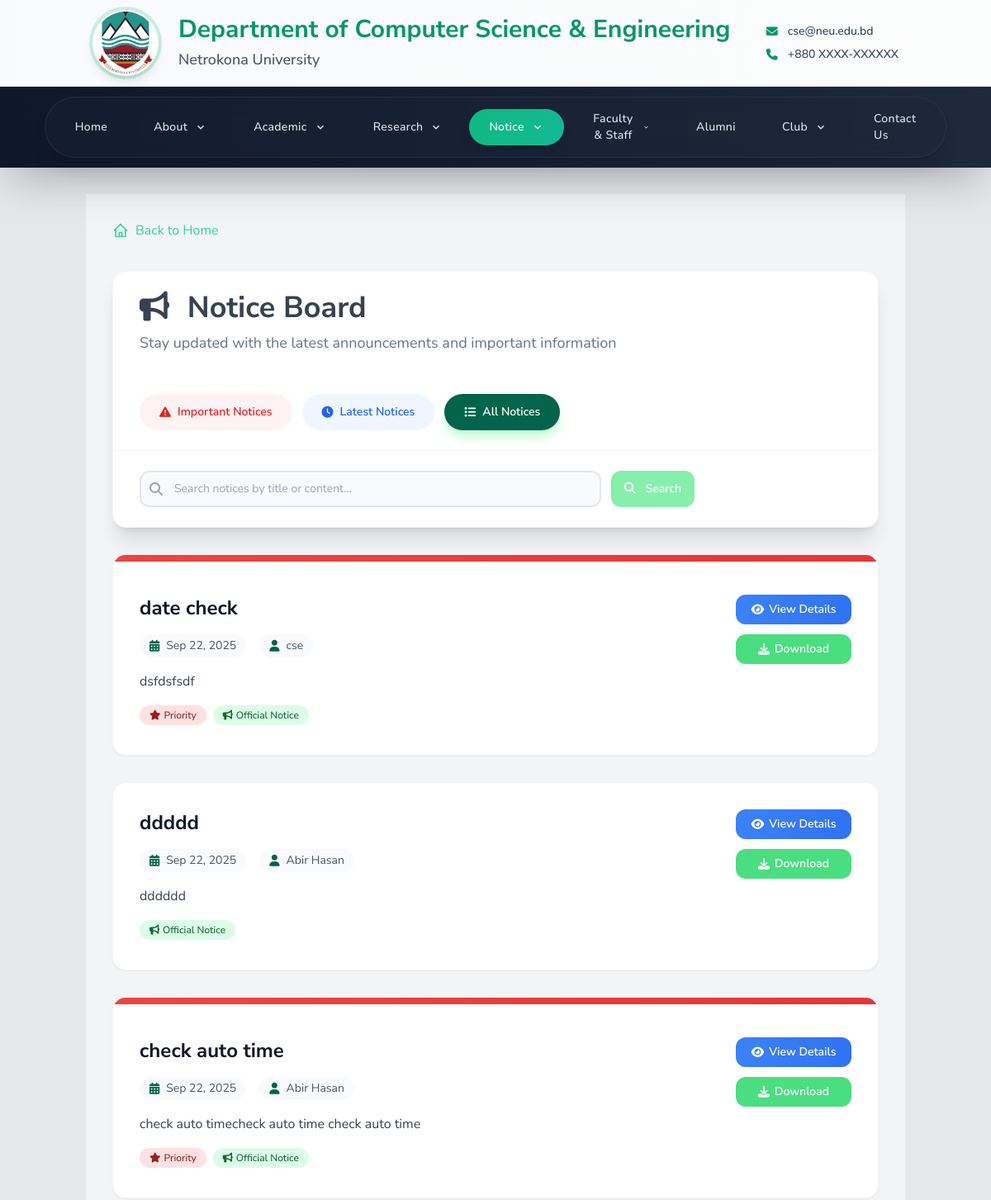
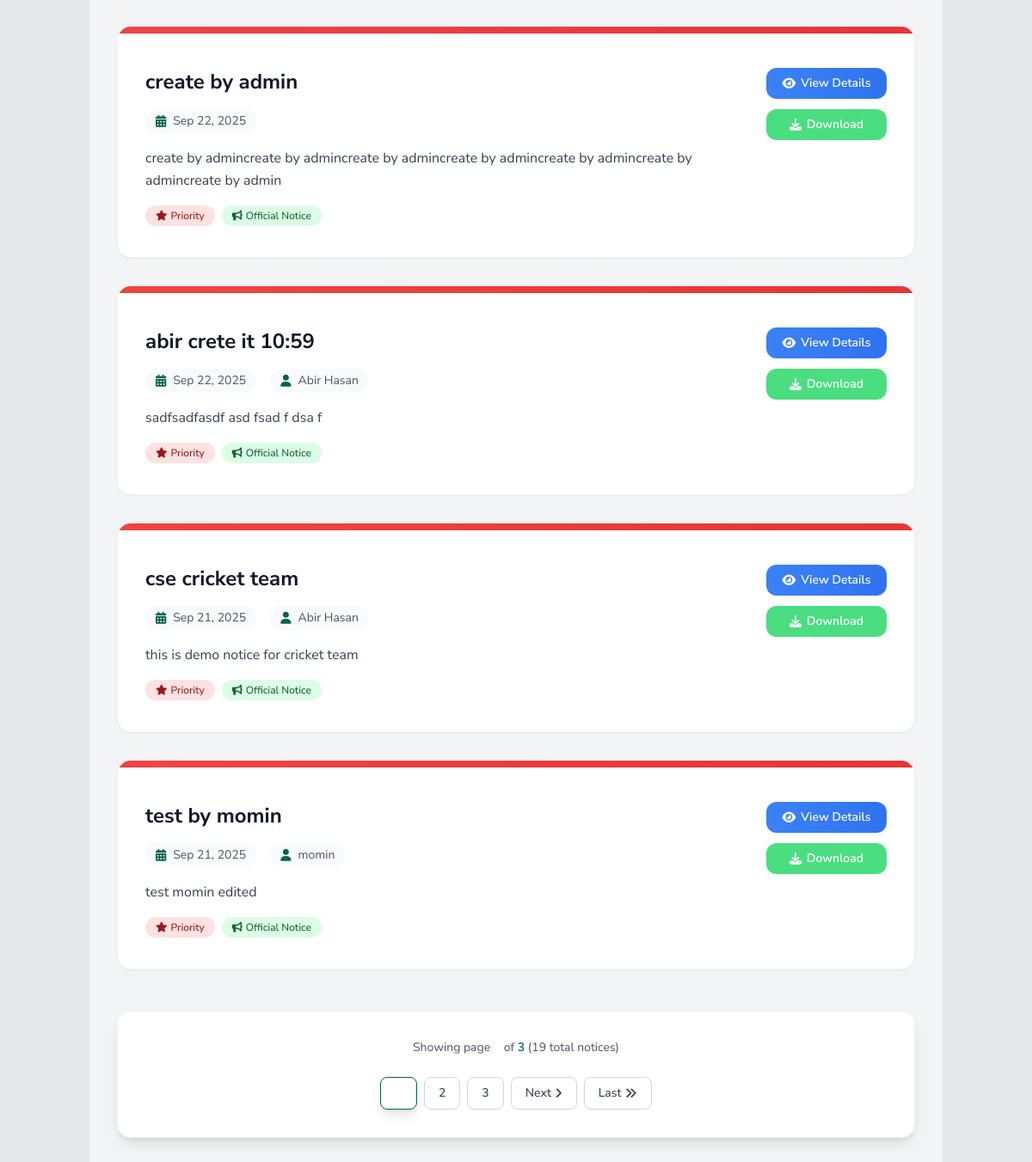
The page /notices/ on the database its author committed (2 pictures, top to bottom).
### cse_app/models.py (models this page shows, shortened)
class Notice_Board(models.Model):
    title = models.CharField(max_length=200)
    content = RichTextField()
    file = models.FileField(upload_to='notices/', blank=True, null=True)  # For download option
    created_at = models.DateTimeField(auto_now_add=True)
    updated_at = models.DateTimeField(auto_now=True)
    is_important = models.BooleanField(default=False)
    created_by = models.ForeignKey(User, on_delete=models.SET_NULL, null=True, blank=True)
    class Meta:
        ordering = ['-created_at']  # Newest first

### cse_app/views.py (the view)
# urls.py: path('notices/', views.notice_list, name='notice_list'),
def notice_list(request):
    notice_type = request.GET.get('type')
    search_query = request.GET.get('search', '').strip()
    notices = Notice_Board.objects.all()
    if notice_type == 'important':
        notices = notices.filter(is_important=True)
    elif notice_type == 'latest':
        notices = notices.order_by('-created_at')
    if search_query:
        notices = notices.filter(title__icontains=search_query)
    page_view, created = ViewCount.objects.get_or_create(page_name='notices')
    page_view.increment()
    paginator = Paginator(notices, 7)
    page_number = request.GET.get('page')
    page_obj = paginator.get_page(page_number)
    context = {
        'page_obj': page_obj,
        'notices': page_obj,  # This allows backward compatibility with existing template
        'notice_type': notice_type,
        'search_query': search_query,
    }
    return render(request, 'cse/notice_list.html', context)

### cse_app/context_processors.py (called while the page is built)
def scrolling_notice(request):
    notice = ScrollingNotice.objects.filter(is_active=True).first()
    return {'scrolling_notice': notice.text if notice else ''}

### cse_app/models.py (called while the page is built)
    def increment(self):
        self.count += 1
        self.save()

### templates/cse/notice_list.html (shortened to what this page needs)
{% extends '../base.html' %}
{% block content %}
<div class="min-h-screen bg-gray-100 to-indigo-50">
    <div class="max-w-7xl mx-auto px-4 sm:px-6 lg:px-8 py-8">
        <div class="mb-8">
    <div class="mb-8">
      <a href="{% url 'home' %}" class="inline-flex items-center text-emerald-400 hover:text-emerald-600 transition-colors duration-200">
        Back to Home
      </a>
    </div>
            <div class="bg-white rounded-2xl shadow-xl border border-gray-100 overflow-hidden">
                <div class="bg-gradient-to-r from-custom-green to-custom-green-hover px-8 py-6">
                    <h1 class="text-3xl md:text-4xl font-bold text-gray-700 mb-2">
                        <i class="fas fa-bullhorn mr-3"></i>
                        {% if notice_type == 'important' %}Important {% elif notice_type == 'latest' %}Latest {% endif %}Notice Board
                    </h1>
                    <p class="text-gray-500 text-lg">Stay updated with the latest announcements and important information</p>
                </div>
                <div class="px-8 py-6 bg-white border-b border-gray-100">
                    <div class="flex flex-wrap gap-3">
                        <a href="{% url 'notice_list' %}?type=important"
                           class="inline-flex items-center px-6 py-3 rounded-full text-sm font-semibold transition-all
                           duration-300 {% if notice_type == 'important' %}bg-red-500 text-white shadow-lg shadow-red-200{% else %}bg-red-50 text-red-600 hover:bg-red-100 hover:shadow-md{% endif %}">
                           <i class="fas fa-exclamation-triangle mr-2"></i>
                           Important Notices
                        </a>
                        <a href="{% url 'notice_list' %}?type=latest"
                           class="inline-flex items-center px-6 py-3 rounded-full text-sm font-semibold transition-all duration-300 {% if notice_type == 'latest' %}bg-blue-500 text-white shadow-lg shadow-blue-200{% else %}bg-blue-50 text-blue-600 hover:bg-blue-100 hover:shadow-md{% endif %}">
                           <i class="fas fa-clock mr-2"></i>
                           Latest Notices
                        </a>
                        <a href="{% url 'notice_list' %}"
                           class="inline-flex items-center px-6 py-3 rounded-full text-sm font-semibold transition-all duration-300 {% if not notice_type %}bg-custom-green text-white shadow-lg shadow-green-200{% else %}bg-green-50 text-custom-green hover:bg-green-100 hover:shadow-md{% endif %}">
                           <i class="fas fa-list mr-2"></i>
                           All Notices
                        </a>
                    </div>
                </div>
                <div class="px-8 py-6">
                    <form method="GET" class="max-w-2xl">
                        <div class="flex flex-col sm:flex-row gap-3">
                            <div class="flex-1 relative">
                                <div class="absolute inset-y-0 left-0 pl-3 flex items-center pointer-events-none">
                                </div>
                                <input type="text"
                                       name="search"
                                       value="{{ search_query }}"
                                       placeholder="Search notices by title or content..."
                                       class="w-full pl-10 pr-4 py-2.5 text-sm border-2 border-gray-200 rounded-xl focus:outline-none focus:border-custom-green focus:ring-4 focus:ring-green-100 transition-all duration-300 bg-gray-50 hover:bg-white">
                            </div>
                            <div class="flex gap-2">
                                <button type="submit"
                                        class="px-4 py-2.5 bg-green-300 to-custom-green-hover text-white text-sm font-semibold rounded-xl hover:shadow-lg hover:scale-105 focus:outline-none focus:ring-4 focus:ring-green-200 transition-all duration-300">
                                    <i class="fas fa-search mr-2"></i>
                                    Search
                                </button>
                            </div>
                        </div>
                    </form>
                </div>
            </div>
        </div>
        <div class="grid gap-6 lg:gap-8">
            {% for notice in page_obj %}
            <div class="group bg-white rounded-2xl shadow-sm hover:shadow-sm transition-all duration-100 border border-gray-100 overflow-hidden transform hover:-translate-y-1">
                <div class="relative">
                    {% if notice.is_important %}
                    <div class="absolute top-0 left-0 right-0 h-2 bg-gradient-to-r from-red-500 to-red-600"></div>
                    {% else %}
                    <div class="absolute top-0 left-0 right-0 h-2 bg-gradient-to-r from-custom-green to-blue-500"></div>
                    {% endif %}
                </div>
                <div class="p-8 {% if notice.is_important %}pt-12{% else %}pt-8{% endif %}">
                    <div class="flex flex-col lg:flex-row lg:items-start gap-6">
                        <div class="flex-1 min-w-0">
                            <h2 class="text-xl lg:text-2xl font-bold text-gray-900 mb-4 leading-tight group-hover:text-custom-green ">
                                <a href="{% url 'notice_detail' notice.id %}" class="hover:underline decoration-2 underline-offset-4">
                                    {{ notice.title }}
                                </a>
                            </h2>
                            <div class="flex flex-wrap items-center gap-4 mb-4 text-sm">
                                {% if notice.created_at %}
                                <div class="flex items-center text-gray-600 bg-gray-50 px-3 py-1 rounded-full">
                                    <i class="fas fa-calendar-alt mr-2 text-custom-green"></i>
                                    <span>{{ notice.created_at|date:"M d, Y" }}</span>
                                </div>
                                {% endif %}
                                {% if notice.created_by %}
                                <div class="flex items-center text-gray-600 bg-gray-50 px-3 py-1 rounded-full">
                                    <i class="fas fa-user mr-2 text-custom-green"></i>
                                    <span>{{ notice.created_by.get_full_name|default:notice.created_by.username }}</span>
                                </div>
                                {% endif %}
                            </div>
                            <div class="prose prose-gray prose-sm max-w-none">
                                <p class="text-gray-700 leading-relaxed line-clamp-3">
                                    {{ notice.content|striptags|truncatewords:35 }}
                                </p>
                            </div>
                            <div class="flex flex-wrap gap-2 mt-4">
                                {% if notice.is_important %}
                                <span class="inline-flex items-center px-3 py-1 rounded-full text-xs font-medium bg-red-100 text-red-800">
                                    <i class="fas fa-star mr-1"></i>
                                    Priority
                                </span>
                                {% endif %}
                                <span class="inline-flex items-center px-3 py-1 rounded-full text-xs font-medium bg-green-100 text-green-800">
                                    <i class="fas fa-bullhorn mr-1"></i>
                                    Official Notice
                                </span>
                            </div>
                        </div>
                        <div class="flex flex-row lg:flex-col gap-2 lg:gap-3 lg:ml-6">
                            <a href="{% url 'notice_detail' notice.id %}"
                               class="inline-flex items-center justify-center px-3 py-1.5 lg:px-4 lg:py-2 bg-gradient-to-r from-blue-500 to-blue-600 text-white text-xs lg:text-sm font-semibold rounded-xl hover:from-blue-600 hover:to-blue-700 hover:shadow-lg hover:scale-105 transition-all duration-300 min-w-[100px] lg:min-w-[140px] whitespace-nowrap">
                                <i class="fas fa-eye mr-1.5"></i>
                                View Details
                            </a>
                            {% if notice.file %}
                            <a href="{% url 'download_notice' notice.pk %}"
                               class="inline-flex items-center justify-center px-3 py-1.5 lg:px-4 lg:py-2 bg-green-400 text-white text-xs lg:text-sm font-semibold rounded-xl
                                hover:shadow-sm hover:scale-105 transition-all duration-200 min-w-[100px] lg:min-w-[140px] whitespace-nowrap">
                                <i class="fas fa-download mr-1.5"></i>
                                Download
                            </a>
                            {% endif %}
                        </div>
                    </div>
                </div>
            </div>
            {% endfor %}
        </div>
        {% if page_obj.paginator.num_pages > 1 %}
        <div class="mt-12">
            <div class="bg-white rounded-2xl shadow-lg border border-gray-100 p-8 ">
                <div class="text-center mb-6">
                    <p class="text-gray-600 text-sm">
                        Showing page <span class="font-semibold text-white text-custom-green">{{ page_obj.number }}</span>
                        of <span class="font-semibold text-custom-green">{{ page_obj.paginator.num_pages }}</span>
                        ({{ page_obj.paginator.count }} total notices)
                    </p>
                </div>
                <div class="flex flex-wrap justify-center items-center gap-2">
                    {% for num in page_obj.paginator.page_range %}
                        {% if page_obj.number == num %}
                            <span class="inline-flex items-center px-4 py-2 text-sm font-bold text-white bg-gradient-to-r from-custom-green to-custom-green-hover border border-custom-green rounded-lg shadow-lg">
                            </span>
                        {% elif num > page_obj.number|add:'-3' and num < page_obj.number|add:'3' %}
                            <a href="?page={{ num }}{% if notice_type %}&type={{ notice_type }}{% endif %}{% if search_query %}&search={{ search_query }}{% endif %}"
                               class="inline-flex items-center px-4 py-2 text-sm font-medium text-gray-700 bg-white border border-gray-300 rounded-lg hover:bg-gray-50 hover:border-gray-400 hover:text-custom-green transition-all duration-300 hover:shadow-md">
                                {{ num }}
                            </a>
                        {% elif num == page_obj.number|add:'-4' or num == page_obj.number|add:'4' %}
                            <span class="inline-flex items-center px-2 py-2 text-sm text-gray-400">
                                <i class="fas fa-ellipsis-h"></i>
                            </span>
                        {% endif %}
                    {% endfor %}
                    {% if page_obj.has_next %}
                        <a href="?page={{ page_obj.next_page_number }}{% if notice_type %}&type={{ notice_type }}{% endif %}{% if search_query %}&search={{ search_query }}{% endif %}"
                           class="inline-flex items-center px-4 py-2 text-sm font-medium text-gray-700 bg-white border border-gray-300 rounded-lg hover:bg-gray-50 hover:border-gray-400 transition-all duration-300 hover:shadow-md">
                            Next
                            <i class="fas fa-angle-right ml-1"></i>
                        </a>
                        <a href="?page={{ page_obj.paginator.num_pages }}{% if notice_type %}&type={{ notice_type }}{% endif %}{% if search_query %}&search={{ search_query }}{% endif %}"
                           class="inline-flex items-center px-4 py-2 text-sm font-medium text-gray-700 bg-white border border-gray-300 rounded-lg hover:bg-gray-50 hover:border-gray-400 transition-all duration-300 hover:shadow-md">
                            Last
                            <i class="fas fa-angle-double-right ml-1"></i>
                        </a>
                    {% endif %}
                </div>
            </div>
        </div>
        {% endif %}
    </div>
</div>
{% endblock %}

### templates/base.html (style rules this page uses)
* { font-family: 'Nunito Sans', -apple-system, BlinkMacSystemFont, 'Segoe UI', Roboto, Oxygen, Ubuntu, Cantarell, sans-serif; }
.font-semibold { font-weight: 600; }
.font-bold { font-weight: 700; }
:root { --custom-green: #02644A; --custom-green-hover: #00916a; }
.bg-custom-green { background-color: var(--custom-green); }
.text-custom-green { color: var(--custom-green); }
.border-custom-green { border-color: var(--custom-green); }
html { scroll-behavior: smooth; }
.line-clamp-3 { overflow: hidden; display: -webkit-box; -webkit-box-orient: vertical; -webkit-line-clamp: 3; }

### templates/Footer.html (style rules this page uses)
.bg-gradient-to-r { background-size: 200% 200%; animation: gradientShift 4s ease infinite; }

### rows shown on the page
Notice_Board: is_important True (drawn), title "date check", created_at "Sep 22, 2025", created_by.get_full_name "cse", content "dsfdsfsdf", shows "Download"
Notice_Board: title "ddddd", created_at "Sep 22, 2025", created_by.get_full_name "Abir Hasan", content "dddddd", shows "Download"
Notice_Board: is_important True (drawn), title "check auto time", created_at "Sep 22, 2025", created_by.get_full_name "Abir Hasan", content "check auto timecheck auto time check auto time", shows "Download"
Notice_Board: is_important True (drawn), title "create by admin", created_at "Sep 22, 2025", content "create by admincreate by admincreate by admincreate by admincreate by admincreate by admincreate by admin", shows "Download"
Notice_Board: is_important True (drawn), title "abir crete it 10:59", created_at "Sep 22, 2025", created_by.get_full_name "Abir Hasan", content "sadfsadfasdf asd fsad f dsa f", shows "Download"
Notice_Board: is_important True (drawn), title "cse cricket team", created_at "Sep 21, 2025", created_by.get_full_name "Abir Hasan", content "this is demo notice for cricket team", shows "Download"
Notice_Board: is_important True (drawn), title "test by momin", created_at "Sep 21, 2025", created_by.get_full_name "momin", content "test momin edited", shows "Download"

### other values the page prints
{{ page_obj.paginator.num_pages }} "3"
{{ page_obj.paginator.count }} "19"
{{ num }} "2" "3"
